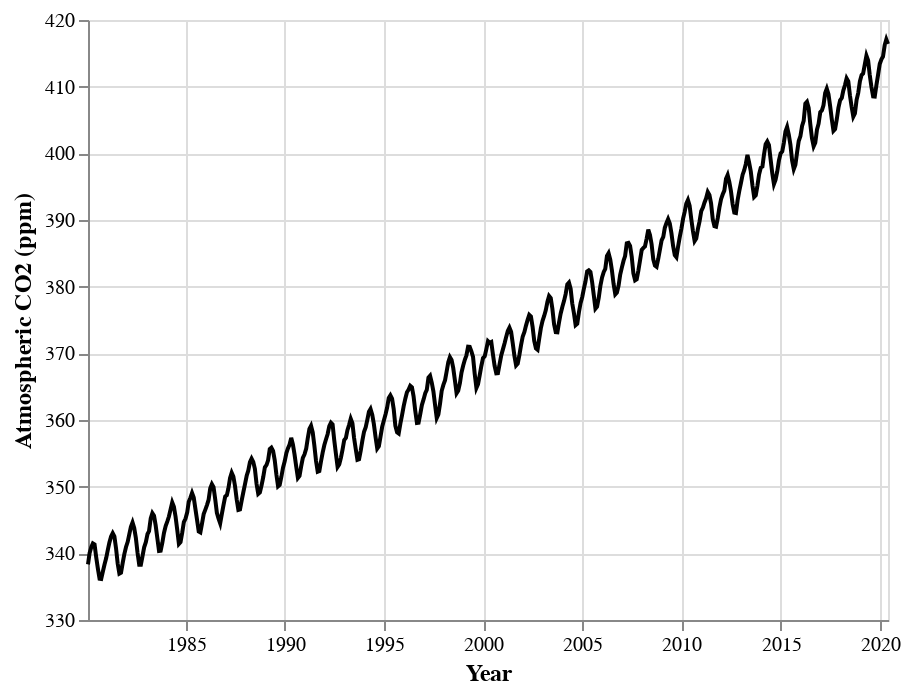

Notebook source saved alongside this figure:
### Code cell
co2_line = alt.Chart(co2_df).mark_line(color='black').encode(
    x = alt.X("date_measured", title = "Year"),
    y = alt.Y("ppm", scale=alt.Scale(zero=False), title = "Atmospheric CO2 (ppm)")).configure_axis(
    titleFontSize=12)



co2_line

### Figure 1 — Vega-Lite specification as saved in the notebook (floating-point values rounded to 4 significant figures; data arrays with more than 128 entries replaced by an {"elided": "..."} marker saying what was removed)
{"config": {"view": {"continuousWidth": 400, "continuousHeight": 300}, "axis": {"titleFontSize": 12}}, "data": {"name": "data-ecfc281786dd23148efa483af3159f83"}, "mark": {"type": "line", "color": "black"}, "encoding": {"x": {"field": "date_measured", "title": "Year", "type": "temporal"}, "y": {"field": "ppm", "scale": {"zero": false}, "title": "Atmospheric CO2 (ppm)", "type": "quantitative"}}, "$schema": "https://vega.github.io/schema/vega-lite/v4.17.0.json", "datasets": {"data-ecfc281786dd23148efa483af3159f83": {"elided": "484 records"}}}
